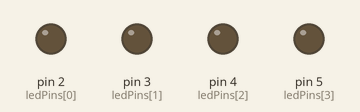
Recording of a sketch running on a simulated Arduino Uno, built with avr-gcc and run on an emulated ATmega328P. Shown: output pins drawn as LEDs (lit = HIGH).

Above: at 0.5 s.
At 2.5 s:
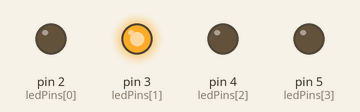
At 4.5 s:
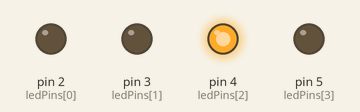
At 9.5 s:
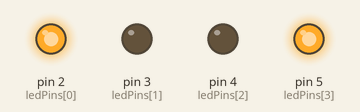
At 14.5 s:
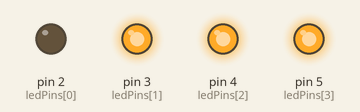
At 19.5 s:
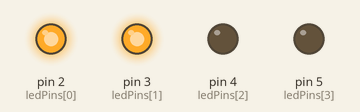
Timing chart, 0 to 20.8 s (numbered marks = the images above):
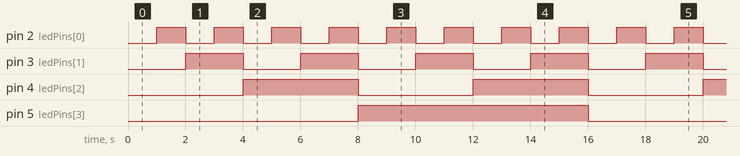

The sketch:

counter.ino
```cpp
const int ledPins[4] = {2, 3, 4, 5};
int counter = 0;

void setup(){
  for (int i = 0; i < 4; i++){
    pinMode(ledPins[i], OUTPUT);
  }
}

void loop(){
  for (int i = 0; i < 4; i++){
    int bitValue = (counter >> i) & 1;
    digitalWrite(ledPins[i], bitValue);
  }

  delay(1000);

  counter++;
  if (counter > 15){
    counter = 0;
  }
}
```

Measured:
- by itself, pin 2 (ledPins[0]): alternates HIGH for 1.0 s and LOW for 1.0 s
- by itself, pin 3 (ledPins[1]): alternates HIGH for 2.0 s and LOW for 2.0 s
- by itself, pin 4 (ledPins[2]): alternates HIGH for 4.0 s and LOW for 4.0 s
- by itself, pin 5 (ledPins[3]): alternates HIGH for 8.0 s and LOW for 8.0 s
